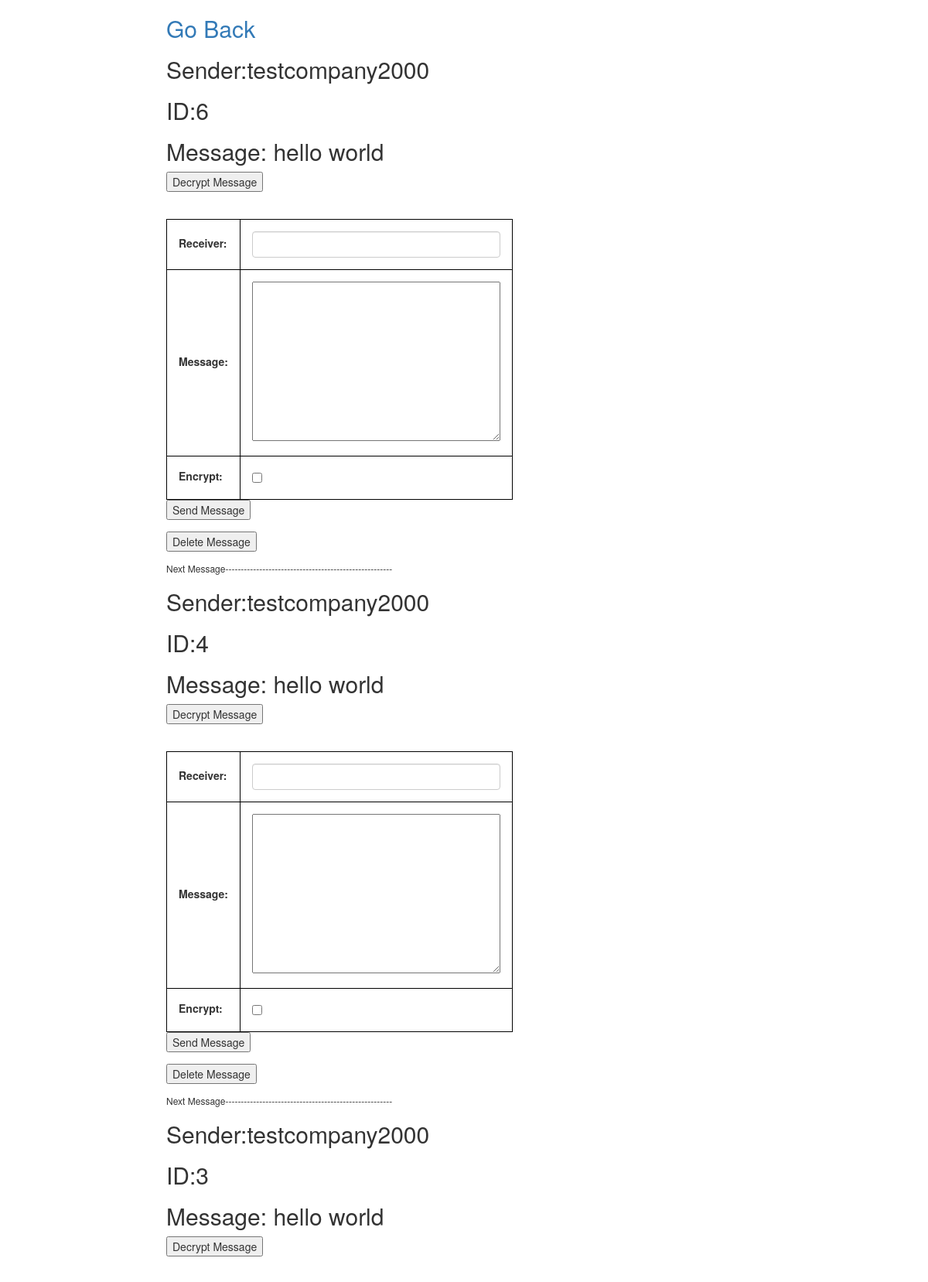
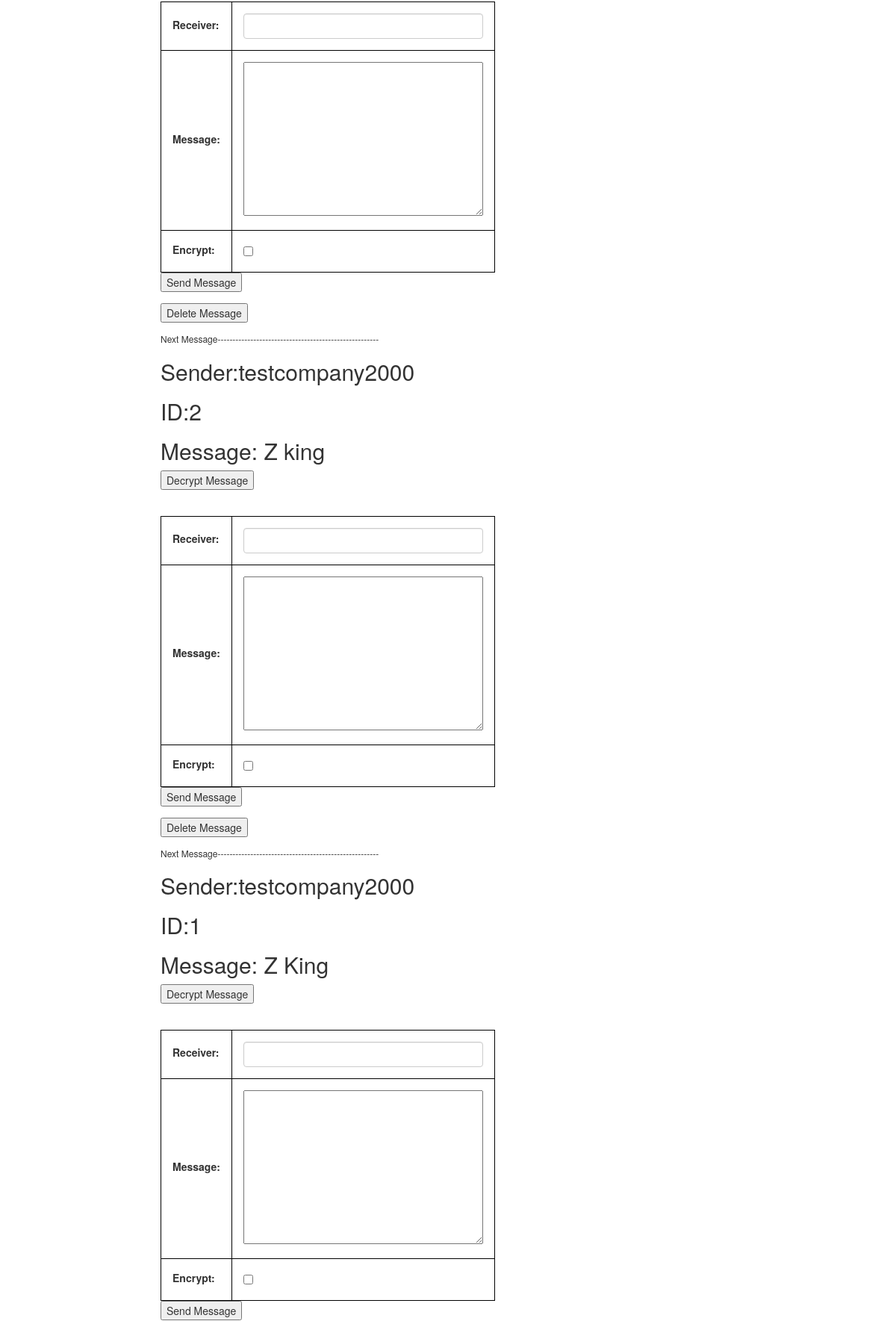
Page /catalog/receivemessage/ (signed in, upper part) on the committed database (2 pictures, top to bottom).
### catalog/models.py (models this page shows)
class Message(models.Model):
    receiver = models.CharField(max_length= 30, help_text="Receiver",default="")
    sender = models.CharField(max_length=30, help_text="Sender",default="")
    message = models.CharField(max_length= 5000, help_text='message',default="")
    content=models.CharField(max_length= 500, help_text='message',default="")
    encrypt=models.BooleanField(default=False)

### catalog/views.py (the view, shortened to what this page needs)
def receive_message(request):
    messages = Message.objects.filter(receiver=request.user.username)
    return render(
            request,
            'receive_message.html',
            {'messages': messages,'form':MessageForm()}
        )

### catalog/forms.py
class MessageForm(forms.Form):
    receiver = forms.CharField(widget=forms.TextInput(attrs={'class': 'form-control', 'max_length': 255}))
    message = forms.CharField(widget=forms.Textarea)
    encrypt = forms.BooleanField(required=False)

### catalog/templates/receive_message.html (shortened to what this page needs)
{% extends "base_generic.html" %}
{% block content %}
<h2><a href={% url 'gohome' %}>Go Back</a></h2>
{% for message in messages reversed %}
<h2>Sender:{{message.sender}}</h2>
<h2>ID:{{message.id}}</h2>
{% if message.encrypt is not True %}
<h2>Message: {{message.message}}</h2>
{% endif %}
<form method = "POST" action ="." class = "form-group">{% csrf_token %}
  <input type="submit" value="Decrypt Message" id="message.id" name="decrypt-message" />
</form>
<br/>
<form method = "POST" action ="." class = "form-group">{% csrf_token %}
            <table>
            {{ form}}
            </table>
            <input type="submit" class = "submit" value="Send Message" name="send-message"/>
        </form>
<form method = "POST" action ="." class = "form-group">{% csrf_token %}
        <input type="submit" class = "submit" value="Delete Message" name = "delete-message" />
        </form>
<h6>Next Message------------------------------------------------------</h2>
{% endfor %}
{% endblock %}

### catalog/static/css/styles.css (style rules this page uses)
table, th, td { border: 1px solid black; padding: 15px; }
th { cursor: pointer; }

### rows in the picture
Message: sender "testcompany2000", id "6", message "hello world"
Message: sender "testcompany2000", id "4", message "hello world"
Message: sender "testcompany2000", id "3", message "hello world"
Message: sender "testcompany2000", id "2", message "Z king"
Message: sender "testcompany2000", id "1", message "Z King"
